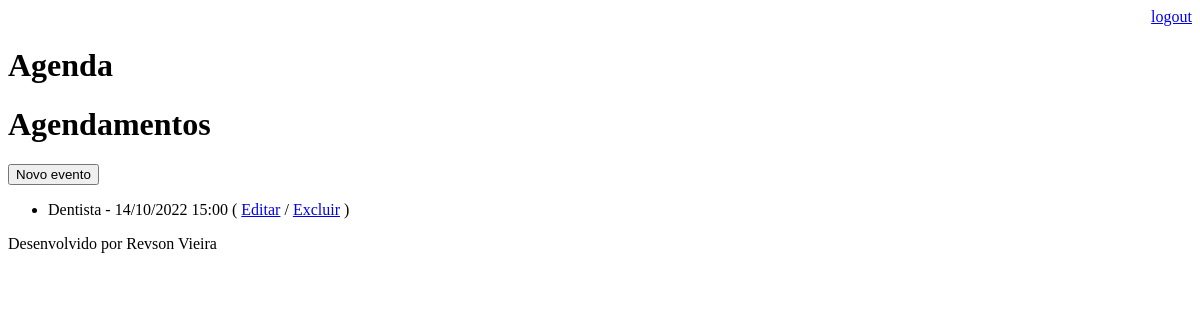
Page /agenda/ (signed in) on the earlier database version.
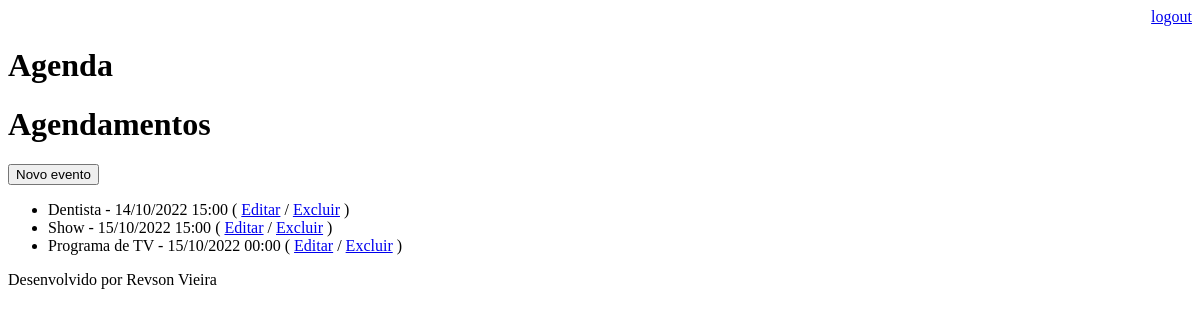
Same page on the later database version.
### core/models.py (models this page shows, shortened)
class Evento(models.Model):
    titulo = models.CharField(max_length=100)
    descricao = models.TextField(blank=True, null=True)
    data_evento = models.DateTimeField(verbose_name='Data do evento')
    data_criacao = models.DateTimeField(auto_now=True, verbose_name='Data da criação')
    usuario = models.ForeignKey(User, on_delete=models.CASCADE, verbose_name='Usuário')
    class Meta():
        db_table = 'evento'
    def get_data_evento(self):
        return self.data_evento.strftime('%d/%m/%Y %H:%M')

### core/views.py (the view)
# urls.py: path("agenda/", views.lista_ventos),
@login_required(login_url='/login/')
def lista_ventos(request):
    usuario = request.user
    evento = Evento.objects.filter(usuario=usuario)
    dados = {'eventos': evento}
    return render(request, 'agenda.html', dados)

### templates/agenda.html
{% extends "model-page.html" %}
{% block content %}
    <h1>Agendamentos</h1>
    <a href="evento/">
        <button type="button">Novo evento</button>
    </a>
    <ul>
        {% for evento in eventos %}
            <li>
                {{ evento.titulo }} - {{ evento.get_data_evento }}
                ( <a href="evento/?id={{ evento.id }}">Editar</a>
                / <a href="evento/delete/{{ evento.id }}">Excluir</a> )
            </li>
        {% endfor %}
    </ul>
{% endblock %}

### templates/model-page.html
<!DOCTYPE html>
<html lang="en">
<head>
    {% include "model-header.html" %}
</head>
<body>
    {% block content %} {% endblock %}
    {% include "model-footer.html" %}
</body>
</html>

### templates/model-header.html (shortened to what this page needs)
    <div align="right">
        <a href="/logout">logout</a>
    </div>
    <h1>Agenda</h1>

### templates/model-footer.html
<p>Desenvolvido por Revson Vieira</p>

Differences in the rows shown:
added Evento: titulo "Show", get_data_evento "15/10/2022 15:00"
added Evento: titulo "Programa de TV", get_data_evento "15/10/2022 00:00"
